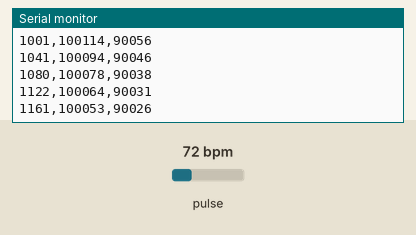
Recording of a sketch running on a simulated ESP32. Parts: the last lines printed to the serial monitor. The test bench sets the inputs (shaded band); at power-on: pulse 72 bpm.

Above: at 2.2 s.
2.3 s: pulse set to 42 bpm
At 2.4 s:
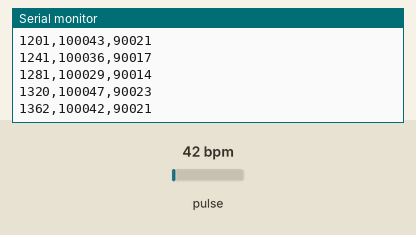
3.8 s: pulse set to 70 bpm
At 3.88 s:
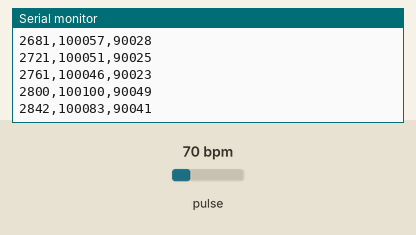
Timing chart, 0 to 6.8 s (numbered marks = the images above; inputs shaded):
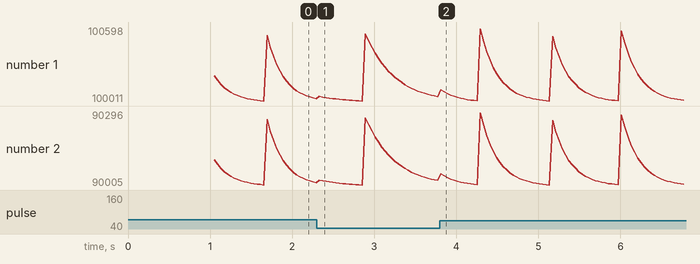

Measured:
- after the input at 2.3 s, the serial monitor: prints a new line at once (image 1)
- plotted number 1: 100029 → 100046 after the input at 2.3 s
- plotted number 2: 90014 → 90023 after the input at 2.3 s

The sketch:

MAX30102.ino
```cpp
#include <Wire.h>
#include "MAX30105.h"

MAX30105 particleSensor;

unsigned long startTime;
unsigned long lastSample = 0;

const unsigned long sampleInterval = 10; // เป้าหมาย 100 Hz

void setup() {
  Serial.begin(115200);
  Wire.begin(21, 22); // SDA, SCL ของ ESP32

  if (!particleSensor.begin(Wire, I2C_SPEED_FAST)) {
    Serial.println("ERROR: MAX30102 not found!");
    while (1) {
      delay(10);
    }
  }

  // ตั้งค่าการอ่าน IR และ Red
  // LED power, averaging, LED mode, sample rate,
  // pulse width, ADC range
  particleSensor.setup(0x1F, 4, 2, 100, 411, 4096);

  particleSensor.setPulseAmplitudeRed(0x1F);
  particleSensor.setPulseAmplitudeIR(0x1F);
  particleSensor.setPulseAmplitudeGreen(0);

  delay(1000);

  Serial.println("Time_ms,IR_Raw,Red_Raw");

  startTime = millis();
}

void loop() {
  // อ่านข้อมูลจาก FIFO ของเซนเซอร์
  particleSensor.check();

  while (particleSensor.available()) {
    unsigned long now = millis();

    // จำกัดการส่งข้อมูลออก Serial ตามช่วงเวลาที่กำหนด
    if (now - lastSample >= sampleInterval) {
      lastSample = now;

      unsigned long elapsed = now - startTime;

      uint32_t irValue = particleSensor.getIR();
      uint32_t redValue = particleSensor.getRed();

      Serial.print(elapsed);
      Serial.print(",");
      Serial.print(irValue);
      Serial.print(",");
      Serial.println(redValue);
    }

    particleSensor.nextSample();
  }
}
```
